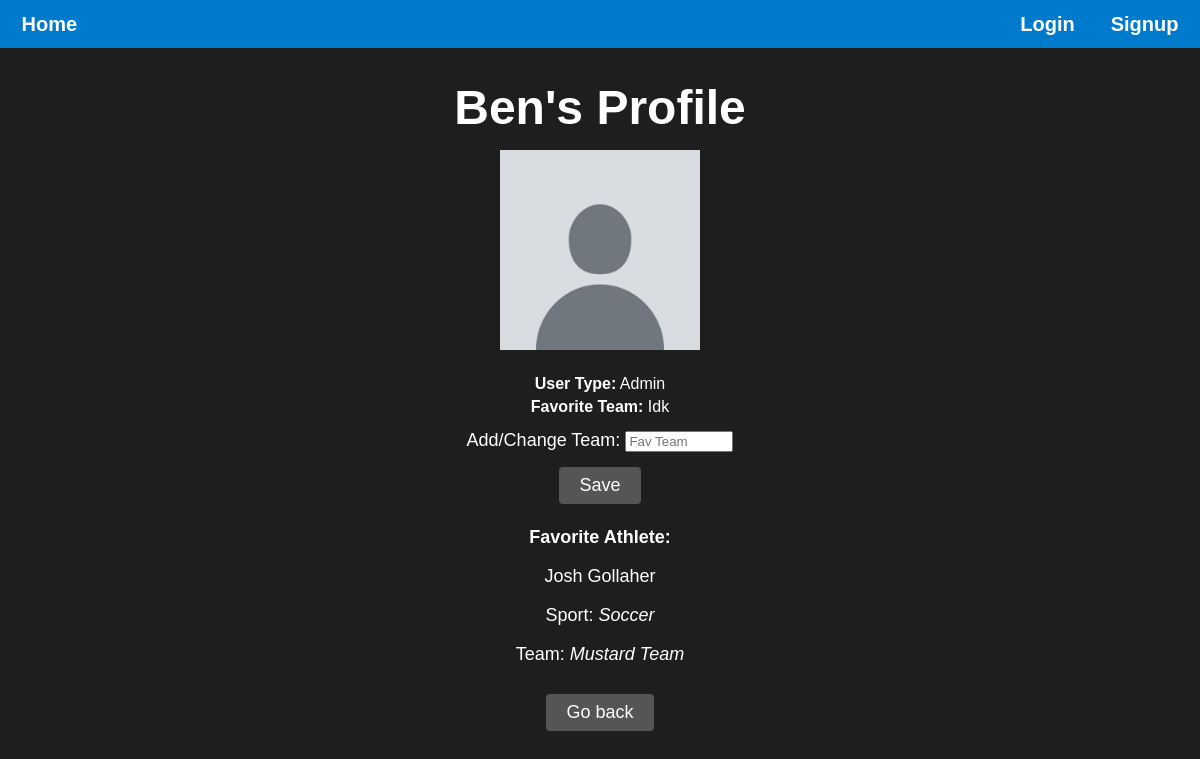
Page /user/Ben/ on the earlier database version.
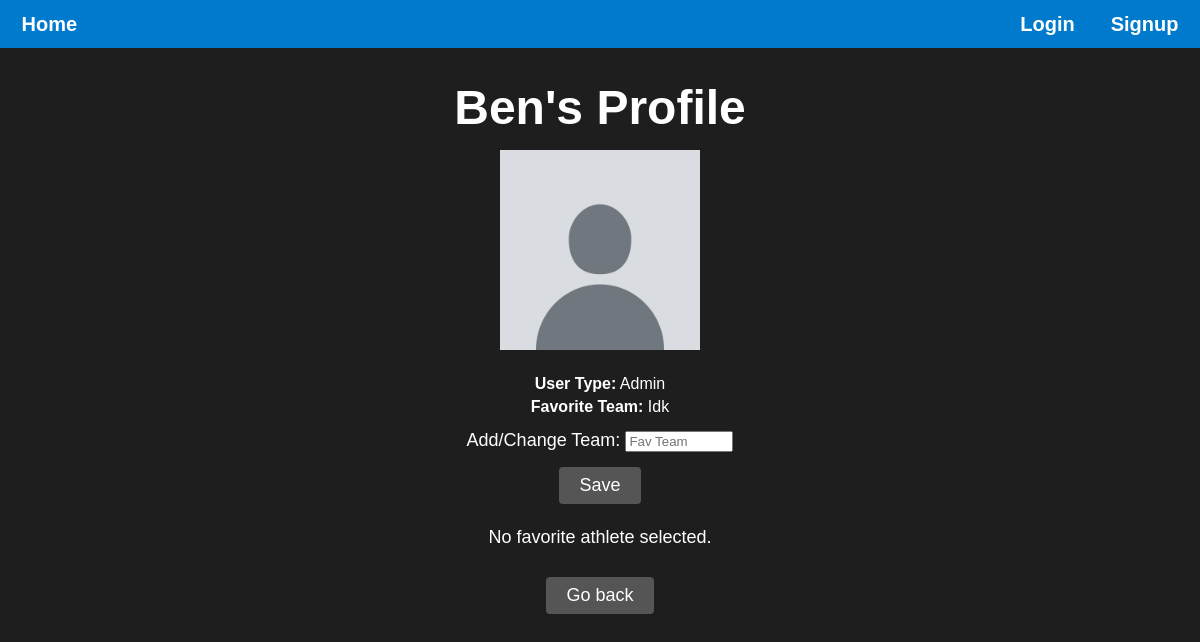
Same page on the later database version.
### main/models.py (models this page shows, shortened)
class User(models.Model):
    userName = models.CharField(max_length=20, primary_key=True)
    passWord = models.CharField(max_length=20)
    isAdmin = models.BooleanField(default=False)
    teamName = models.CharField(max_length=20, blank=True)
    favAthlete = models.ForeignKey(Athlete, on_delete=models.CASCADE, null=True, blank=True)

class Athlete(models.Model):
    SPORT_CHOICES = [
        ('baseball', 'baseball'),
        ('basketball', 'basketball'),
        ('soccer', 'soccer'),
        ('football', 'football'),
    ]
    id = models.AutoField(primary_key=True)
    firstName = models.CharField(max_length=20, default='N/A')
    lastName = models.CharField(max_length=20, default='N/A')
    height = models.CharField(max_length=5, default='N/A',blank=True, null=True)
    weight = models.IntegerField(blank=True, null=True)
    birthDate = models.DateField(blank=True, null=True)
    age = models.IntegerField(blank=True, null=True)
    wins = models.IntegerField(default=0)
    losses = models.IntegerField(default=0)
    joinYear = models.IntegerField(blank=True, null=True)
    sport = models.CharField(max_length=20, choices=SPORT_CHOICES, default='Baseball')
    teamName = models.CharField(max_length=20, default='N/A')
    position = models.CharField(max_length=20, default='N/A', blank=True, null=True)
    numViews = models.IntegerField(default=0, blank=True, null=True)

### main/views.py (the view)
# urls.py: path("user/<str:user_name>/", views.user_page, name="user_page"),
def user_page(request, user_name):
    logged_in = request.session.get('logged_in', False)
    curr_user_name = request.session.get('curr_user_name', "")
    user = get_object_or_404(User, pk=user_name)
    invalid_info = False
    form = ProfileForm()
    if request.method == "POST":
        form = ProfileForm(request.POST)
        if form.is_valid():
            favorite_team = form.cleaned_data["fav_team"]
            user.teamName = favorite_team
            user.save()
        else:
            form = ProfileForm()
            invalid_info = True
    else:
        form = ProfileForm()
    context = {
        "user": user,
        "form": form,
        "invalid_info": invalid_info,
        "logged_in": logged_in,
        "curr_user_name": curr_user_name
    }
    return render(request, "main/user_page.html", context)

### main/forms.py
class ProfileForm(forms.Form):
    fav_team = forms.CharField(
        label="Add/Change Team",
        max_length=20,
        widget=forms.TextInput(attrs={'placeholder': 'Fav Team', 'style': 'width: 100px;'})
    )

### main/templates/main/user_page.html (shortened to what this page needs)
{% load static %}
<!DOCTYPE html>
<html lang="en">
<head>
    <link rel="stylesheet" href="{% static 'styles.css' %}" />
</head>
<body>
    <div class="header">
        <p><a href="{% url 'landing_page' %}">Home</a></p>
        <div class="header-container">
            {% if not logged_in %}
            <p><a href="{% url 'login_page' %}">Login</a></p>
            <p><a href="{% url 'signup_page' %}">Signup</a></p>
            {% else %}
            <p><a href="{% url 'logout' %}">Logout</a></p>
            <p><a href="{% url 'user_page' curr_user_name %}">Profile</a></p>
            {% endif %}
        </div>
    </div>
    <h1>{{ user.userName }}'s Profile</h1>
    <div class="profile-container">
        <img src="{% static "images/default_picture.jpg" %}" style="width: 200px; height: auto;">
    <div class="profile-details">
        <p><strong>User Type:</strong>
            {% if user.isAdmin %}
            Admin
            {% else %}
            Regular User
            {% endif %}
        </p>
        <p><strong>Favorite Team:</strong> {{ user.teamName }}</p>
    </div>
        <section class="favorite-athlete-section">
            <form method="post" class="favorite-athlete-form">
                {{ form }}
                <button type="submit" class="btn-secondary">Save</button>
            </form>
            {% if user.favAthlete %}
            <div class="favorite-athlete-info">
                <p><strong>Favorite Athlete:</strong></p>
                <a href="{% url 'athlete_page' sport=user.favAthlete.sport athlete_id=user.favAthlete.id %}">
                    {{ user.favAthlete.firstName }} {{ user.favAthlete.lastName }}
                </a>
                <p>Sport: <em>{{ user.favAthlete.sport|capfirst }}</em></p>
                <p>Team: <em>{{ user.favAthlete.teamName }}</em></p>
            </div>
            {% else %}
            <p>No favorite athlete selected.</p>
            {% endif %}
        </section>
        <div class="additional-buttons">
            <form action="{% url 'landing_page' %}" method="get">
                <button type="submit" class="btn-secondary">Go back</button>
            </form>
        </div>
    </div>
</body>

Differences in the rows shown:
changed User "Ben": favAthlete_id 6 → empty (drawn); favAthlete.firstName "Josh" → (not shown); favAthlete.lastName "Gollaher" → (not shown); favAthlete.sport "Soccer" → (not shown); favAthlete.teamName "Mustard Team" → (not shown)
Other differences:
text no longer shown: "Favorite Athlete: Sport: Team:"
text now shown: "No favorite athlete selected."
